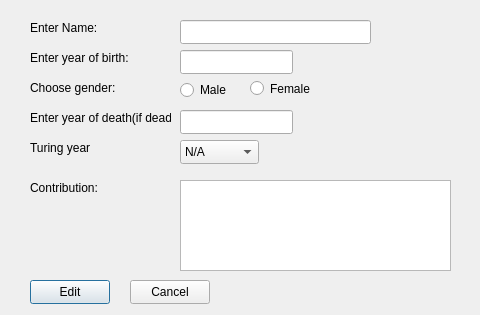
<?xml version="1.0" encoding="UTF-8"?>
<ui version="4.0">
 <class>editPerson</class>
 <widget class="QDialog" name="editPerson">
  <property name="geometry">
   <rect>
    <x>0</x>
    <y>0</y>
    <width>480</width>
    <height>315</height>
   </rect>
  </property>
  <property name="windowTitle">
   <string>Dialog</string>
  </property>
  <widget class="QLabel" name="l_name">
   <property name="geometry">
    <rect>
     <x>30</x>
     <y>20</y>
     <width>141</width>
     <height>16</height>
    </rect>
   </property>
   <property name="text">
    <string>Enter Name:</string>
   </property>
  </widget>
  <widget class="QLabel" name="l_birthyear">
   <property name="geometry">
    <rect>
     <x>30</x>
     <y>50</y>
     <width>141</width>
     <height>16</height>
    </rect>
   </property>
   <property name="text">
    <string>Enter year of birth:</string>
   </property>
  </widget>
  <widget class="QLabel" name="l_gender">
   <property name="geometry">
    <rect>
     <x>30</x>
     <y>80</y>
     <width>141</width>
     <height>16</height>
    </rect>
   </property>
   <property name="text">
    <string>Choose gender:</string>
   </property>
  </widget>
  <widget class="QLabel" name="l_deathyear">
   <property name="geometry">
    <rect>
     <x>30</x>
     <y>110</y>
     <width>141</width>
     <height>16</height>
    </rect>
   </property>
   <property name="text">
    <string>Enter year of death(if dead):</string>
   </property>
  </widget>
  <widget class="QLabel" name="l_turing">
   <property name="geometry">
    <rect>
     <x>30</x>
     <y>140</y>
     <width>141</width>
     <height>16</height>
    </rect>
   </property>
   <property name="text">
    <string>Turing year</string>
   </property>
  </widget>
  <widget class="QLabel" name="Contribution">
   <property name="geometry">
    <rect>
     <x>30</x>
     <y>180</y>
     <width>141</width>
     <height>16</height>
    </rect>
   </property>
   <property name="text">
    <string>Contribution:</string>
   </property>
  </widget>
  <widget class="QLineEdit" name="input_name">
   <property name="geometry">
    <rect>
     <x>180</x>
     <y>20</y>
     <width>191</width>
     <height>24</height>
    </rect>
   </property>
  </widget>
  <widget class="QLineEdit" name="input_birthYear">
   <property name="geometry">
    <rect>
     <x>180</x>
     <y>50</y>
     <width>113</width>
     <height>24</height>
    </rect>
   </property>
  </widget>
  <widget class="QLineEdit" name="input_deathYear">
   <property name="geometry">
    <rect>
     <x>180</x>
     <y>110</y>
     <width>113</width>
     <height>24</height>
    </rect>
   </property>
  </widget>
  <widget class="QPlainTextEdit" name="input_contribution">
   <property name="geometry">
    <rect>
     <x>180</x>
     <y>180</y>
     <width>271</width>
     <height>91</height>
    </rect>
   </property>
  </widget>
  <widget class="QRadioButton" name="rbMale">
   <property name="geometry">
    <rect>
     <x>180</x>
     <y>80</y>
     <width>71</width>
     <height>20</height>
    </rect>
   </property>
   <property name="text">
    <string>Male</string>
   </property>
  </widget>
  <widget class="QRadioButton" name="rbFemale">
   <property name="geometry">
    <rect>
     <x>250</x>
     <y>80</y>
     <width>71</width>
     <height>17</height>
    </rect>
   </property>
   <property name="text">
    <string>Female</string>
   </property>
  </widget>
  <widget class="QComboBox" name="cB_TuringYear">
   <property name="geometry">
    <rect>
     <x>180</x>
     <y>140</y>
     <width>79</width>
     <height>24</height>
    </rect>
   </property>
   <item>
    <property name="text">
     <string>N/A</string>
    </property>
   </item>
   <item>
    <property name="text">
     <string>1966</string>
    </property>
   </item>
   <item>
    <property name="text">
     <string>1967</string>
    </property>
   </item>
   <item>
    <property name="text">
     <string>1968</string>
    </property>
   </item>
   <item>
    <property name="text">
     <string>1969</string>
    </property>
   </item>
   <item>
    <property name="text">
     <string>1970</string>
    </property>
   </item>
   <item>
    <property name="text">
     <string>1971</string>
    </property>
   </item>
   <item>
    <property name="text">
     <string>1972</string>
    </property>
   </item>
   <item>
    <property name="text">
     <string>1973</string>
    </property>
   </item>
   <item>
    <property name="text">
     <string>1974</string>
    </property>
   </item>
   <item>
    <property name="text">
     <string>1975</string>
    </property>
   </item>
   <item>
    <property name="text">
     <string>1976</string>
    </property>
   </item>
   <item>
    <property name="text">
     <string>1977</string>
    </property>
   </item>
   <item>
    <property name="text">
     <string>1979</string>
    </property>
   </item>
   <item>
    <property name="text">
     <string>1980</string>
    </property>
   </item>
   <item>
    <property name="text">
     <string>1981</string>
    </property>
   </item>
   <item>
    <property name="text">
     <string>1982</string>
    </property>
   </item>
   <item>
    <property name="text">
     <string>1983</string>
    </property>
   </item>
   <item>
    <property name="text">
     <string>1984</string>
    </property>
   </item>
   <item>
    <property name="text">
     <string>1985</string>
    </property>
   </item>
   <item>
    <property name="text">
     <string>1986</string>
    </property>
   </item>
   <item>
    <property name="text">
     <string>1987</string>
    </property>
   </item>
   <item>
    <property name="text">
     <string>1988</string>
    </property>
   </item>
   <item>
    <property name="text">
     <string>1989</string>
    </property>
   </item>
   <item>
    <property name="text">
     <string>1990</string>
    </property>
   </item>
   <item>
    <property name="text">
     <string>1991</string>
    </property>
   </item>
   <item>
    <property name="text">
     <string>1992</string>
    </property>
   </item>
   <item>
    <property name="text">
     <string>1993</string>
    </property>
   </item>
   <item>
    <property name="text">
     <string>1994</string>
    </property>
   </item>
   <item>
    <property name="text">
     <string>1995</string>
    </property>
   </item>
   <item>
    <property name="text">
     <string>1996</string>
    </property>
   </item>
   <item>
    <property name="text">
     <string>1997</string>
    </property>
   </item>
   <item>
    <property name="text">
     <string>1998</string>
    </property>
   </item>
   <item>
    <property name="text">
     <string>1999</string>
    </property>
   </item>
   <item>
    <property name="text">
     <string>2000</string>
    </property>
   </item>
   <item>
    <property name="text">
     <string>2001</string>
    </property>
   </item>
   <item>
    <property name="text">
     <string>2002</string>
    </property>
   </item>
   <item>
    <property name="text">
     <string>2003</string>
    </property>
   </item>
   <item>
    <property name="text">
     <string>2004</string>
    </property>
   </item>
   <item>
    <property name="text">
     <string>2005</string>
    </property>
   </item>
   <item>
    <property name="text">
     <string>2006</string>
    </property>
   </item>
   <item>
    <property name="text">
     <string>2007</string>
    </property>
   </item>
   <item>
    <property name="text">
     <string>2008</string>
    </property>
   </item>
   <item>
    <property name="text">
     <string>2009</string>
    </property>
   </item>
   <item>
    <property name="text">
     <string>2010</string>
    </property>
   </item>
   <item>
    <property name="text">
     <string>2011</string>
    </property>
   </item>
   <item>
    <property name="text">
     <string>2012</string>
    </property>
   </item>
   <item>
    <property name="text">
     <string>2013</string>
    </property>
   </item>
   <item>
    <property name="text">
     <string>2014</string>
    </property>
   </item>
   <item>
    <property name="text">
     <string>2015</string>
    </property>
   </item>
   <item>
    <property name="text">
     <string>2016</string>
    </property>
   </item>
  </widget>
  <widget class="QPushButton" name="pBEdit">
   <property name="geometry">
    <rect>
     <x>30</x>
     <y>280</y>
     <width>80</width>
     <height>24</height>
    </rect>
   </property>
   <property name="text">
    <string>Edit</string>
   </property>
  </widget>
  <widget class="QPushButton" name="pBCancel">
   <property name="geometry">
    <rect>
     <x>130</x>
     <y>280</y>
     <width>80</width>
     <height>24</height>
    </rect>
   </property>
   <property name="text">
    <string>Cancel</string>
   </property>
  </widget>
  <widget class="QLabel" name="l_error_name">
   <property name="geometry">
    <rect>
     <x>380</x>
     <y>20</y>
     <width>91</width>
     <height>24</height>
    </rect>
   </property>
   <property name="frameShape">
    <enum>QFrame::NoFrame</enum>
   </property>
   <property name="text">
    <string/>
   </property>
  </widget>
  <widget class="QLabel" name="l_error_birth">
   <property name="geometry">
    <rect>
     <x>310</x>
     <y>50</y>
     <width>131</width>
     <height>24</height>
    </rect>
   </property>
   <property name="frameShape">
    <enum>QFrame::NoFrame</enum>
   </property>
   <property name="text">
    <string/>
   </property>
  </widget>
  <widget class="QLabel" name="l_error_death">
   <property name="geometry">
    <rect>
     <x>310</x>
     <y>110</y>
     <width>141</width>
     <height>24</height>
    </rect>
   </property>
   <property name="frameShape">
    <enum>QFrame::NoFrame</enum>
   </property>
   <property name="text">
    <string/>
   </property>
  </widget>
  <widget class="QLabel" name="l_error_turing">
   <property name="geometry">
    <rect>
     <x>270</x>
     <y>140</y>
     <width>181</width>
     <height>24</height>
    </rect>
   </property>
   <property name="frameShape">
    <enum>QFrame::NoFrame</enum>
   </property>
   <property name="text">
    <string/>
   </property>
  </widget>
 </widget>
 <tabstops>
  <tabstop>input_name</tabstop>
  <tabstop>input_birthYear</tabstop>
  <tabstop>rbMale</tabstop>
  <tabstop>rbFemale</tabstop>
  <tabstop>input_deathYear</tabstop>
  <tabstop>cB_TuringYear</tabstop>
  <tabstop>input_contribution</tabstop>
  <tabstop>pBEdit</tabstop>
  <tabstop>pBCancel</tabstop>
 </tabstops>
 <resources/>
 <connections/>
</ui>
